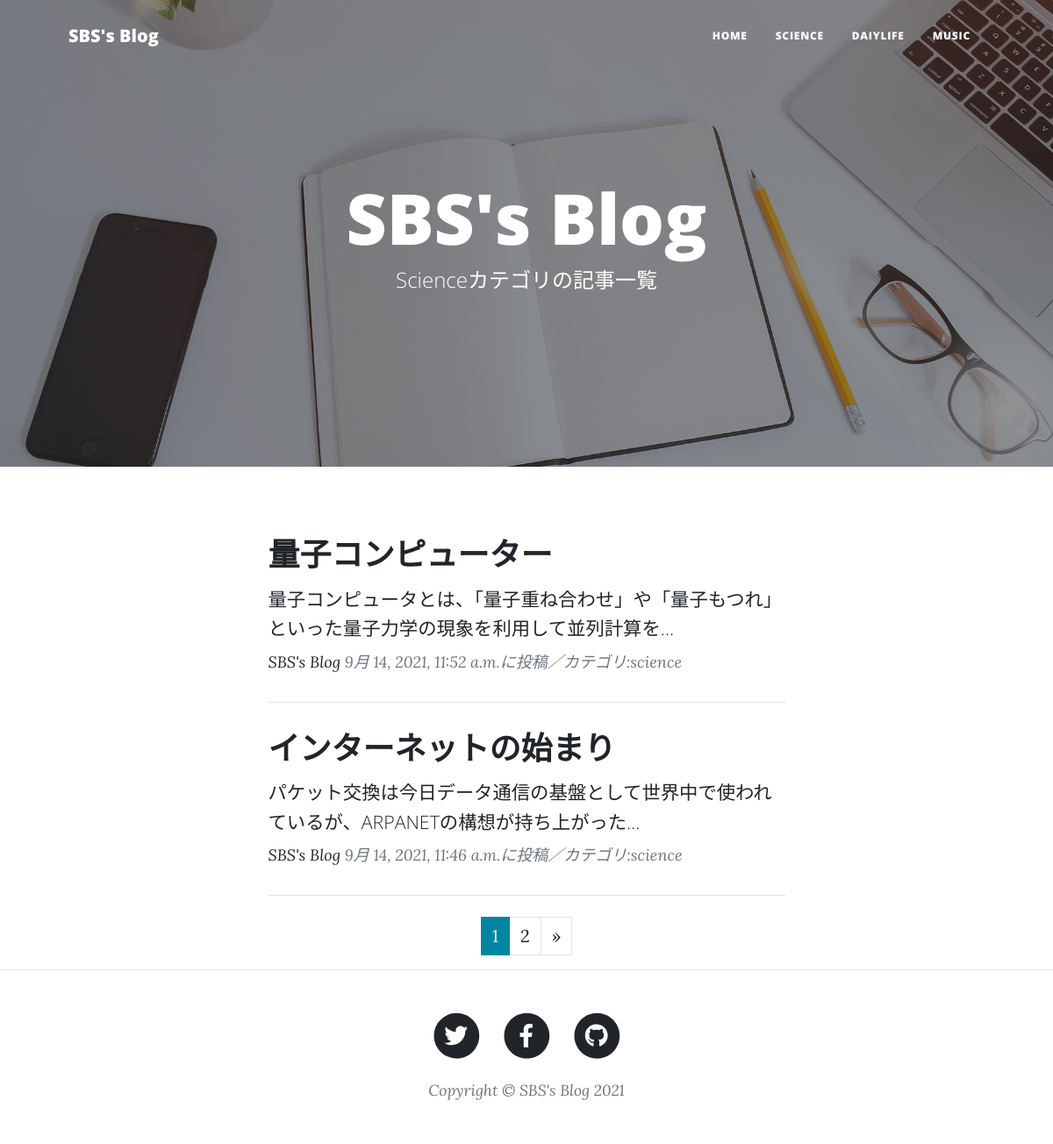
/science-list/, run on the app's committed database.
### blog/models.py (models this page shows, shortened)
class BlogPost(models.Model):
	CATEGORY = (('science','科学のこと'),('dailylife','日常のこと'),('music','音楽のこと'))
	title = models.CharField(
			verbose_name='タイトル',
			max_length=200
			)
	content = models.TextField(
			verbose_name='本文'
			)
	posted_at = models.DateTimeField(
			verbose_name='投稿日時',
			auto_now_add=True
			)
	category = models.CharField(
			verbose_name='カテゴリ',
			max_length=50,
			choices=CATEGORY
			)

### blog/views.py (the view)
# urls.py: path('science-list/',views.ScienceView.as_view(),name='science_list'),
class ScienceView(ListView):
	template_name = 'science_list.html'
	model = BlogPost
	context_object_name = 'science_records'
	queryset = BlogPost.objects.filter(category='science').order_by('-posted_at')
	paginate_by = 2

### templates/science_list.html (shortened to what this page needs)
{% extends 'base.html' %}
{% load static %}
        {% block header %}
        <header class="masthead" style="background-image: url({% static 'assets/img/home-bg.jpg' %})">
            <div class="container position-relative px-4 px-lg-5">
                <div class="row gx-4 gx-lg-5 justify-content-center">
                    <div class="col-md-10 col-lg-8 col-xl-7">
                        <div class="site-heading">
                            <h1>SBS's Blog</h1>
                            <span class="subheading">Scienceカテゴリの記事一覧</span>
                        </div>
                    </div>
                </div>
            </div>
        </header>
        {% endblock %}
        {% block contents %}
        <div class="container px-4 px-lg-5">
            <div class="row gx-4 gx-lg-5 justify-content-center">
                <div class="col-md-10 col-lg-8 col-xl-7">
                    {% for record in science_records %}
                    <div class="post-preview">
                        <a href="{% url 'blog:blog_detail' record.pk %}">
                            <h2 class="post-title">{{ record.title }}</h2>
                            <h3 class="post-subtitle">
                                <span style="font-size : 16pt">
                                    {{ record.content|truncatechars:50}}
                                </span>
                            </h3>
                        </a>
                        <p class="post-meta">
                            <a href="#!">SBS's Blog</a>
                            {{ record.posted_at}}に投稿／カテゴリ:{{ record.category }}
                        </p>
                    </div>
                    <hr class="my-4" />
                    {% endfor %}
                    {% include "pagination.html" %}
                </div>
            </div>
        </div>
        {% endblock %}

### data on the page
BlogPost: title "量子コンピューター", content "量子コンピュータとは、「量子重ね合わせ」や「量子もつれ」といった量子力学の現象を利用して並列計算を…", posted_at "9月 14, 2021, 11:52 a.m.", category "science"
BlogPost: title "インターネットの始まり", content "パケット交換は今日データ通信の基盤として世界中で使われているが、ARPANETの構想が持ち上がった…", posted_at "9月 14, 2021, 11:46 a.m.", category "science"

### other printed values
{{ num }} "1"
{{ num }} "2"
